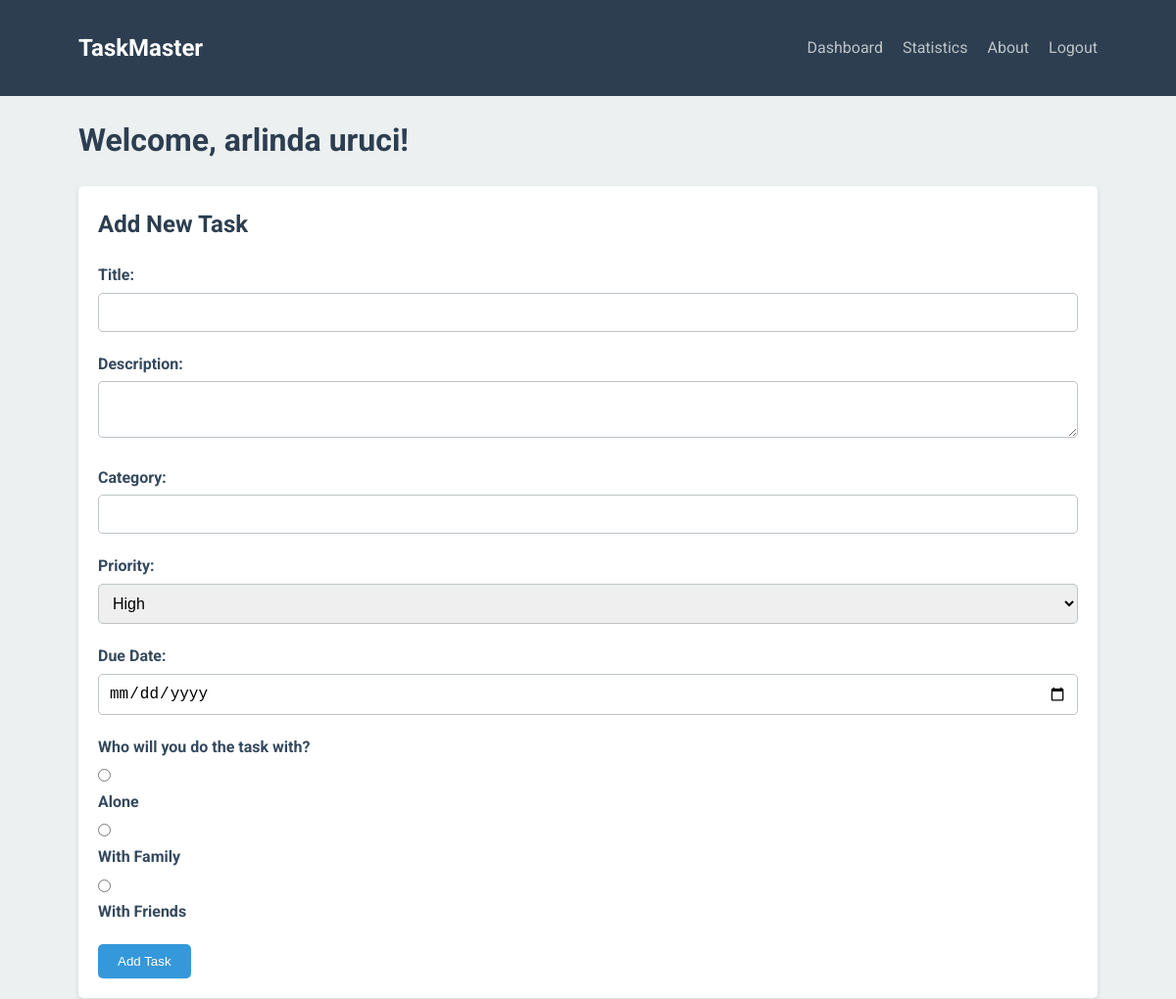
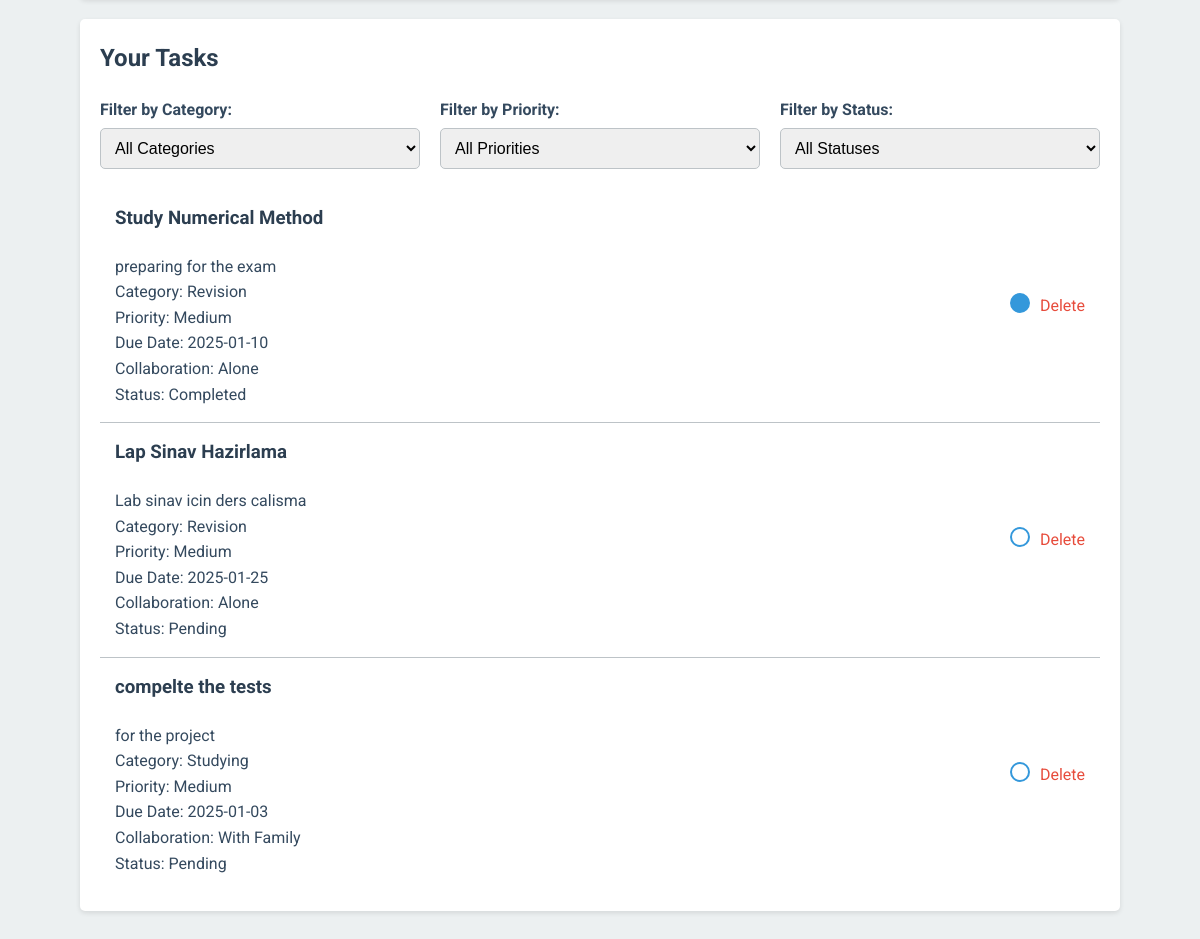
Page /dashboard (signed in) on the committed database (2 pictures, top to bottom).
### app/models.py (models this page shows)
class User(db.Model, UserMixin):
    id = db.Column(db.Integer, primary_key=True)
    name = db.Column(db.String(100), nullable=False)
    email = db.Column(db.String(120), unique=True, nullable=False)
    password = db.Column(db.String(60), nullable=False)
    role = db.Column(db.String(20), nullable=False, default='User')
    tasks = db.relationship('Task', backref='author', lazy=True)

class Task(db.Model):
    id = db.Column(db.Integer, primary_key=True)
    title = db.Column(db.String(100), nullable=False)
    description = db.Column(db.Text, nullable=True)
    category = db.Column(db.String(50), nullable=False)
    priority_id = db.Column(db.Integer, db.ForeignKey('task_priority.id'), nullable=False)
    is_completed = db.Column(db.Boolean, default=False)
    user_id = db.Column(db.Integer, db.ForeignKey('user.id'), nullable=False)
    created_at = db.Column(db.DateTime, nullable=False, default=datetime.utcnow)
    due_date = db.Column(db.DateTime, nullable=True)
    completed_at = db.Column(db.DateTime, nullable=True)
    collaboration = db.Column(db.String(20), nullable=False)

class TaskPriority(db.Model):
    id = db.Column(db.Integer, primary_key=True)
    priority_name = db.Column(db.String(20), nullable=False)
    tasks = db.relationship('Task', backref='priority', lazy=True)

### app/routes.py (the view)
@main.route('/')
@main.route('/dashboard')
@login_required
def dashboard():
    tasks = Task.query.filter_by(user_id=current_user.id).all()
    priorities = TaskPriority.query.all()
    return render_template('dashboard.html', tasks=tasks, priorities=priorities)

### app/models.py (called while the page is built)
@login_manager.user_loader
def load_user(user_id):
    return User.query.get(int(user_id))

### app/templates/Dashboard.html (shortened to what this page needs)
{% extends "base.html" %}
{% block content %}
<h1>Welcome, {{ current_user.name }}!</h1>
<div class="card fade-in">
    <h2>Add New Task</h2>
    <form id="addTaskForm" method="POST" action="{{ url_for('main.add_task') }}">
        <div class="form-group">
            <label for="title">Title:</label>
            <input type="text" id="title" name="title" required>
        </div>
        <div class="form-group">
            <label for="description">Description:</label>
            <textarea id="description" name="description"></textarea>
        </div>
        <div class="form-group">
            <label for="category">Category:</label>
            <input type="text" id="category" name="category" required>
        </div>
        <div class="form-group">
            <label for="priority">Priority:</label>
            <select id="priority" name="priority" required>
                {% for priority in priorities %}
                    <option value="{{ priority.id }}">{{ priority.priority_name }}</option>
                {% endfor %}
            </select>
        </div>
        <div class="form-group">
            <label for="due_date">Due Date:</label>
            <input type="date" id="due_date" name="due_date" required>
        </div>
        <div class="form-group">
            <label>Who will you do the task with?</label>
            <div>
                <input type="radio" id="alone" name="collaboration" value="Alone" required>
                <label for="alone">Alone</label>
            </div>
            <div>
                <input type="radio" id="family" name="collaboration" value="With Family">
                <label for="family">With Family</label>
            </div>
            <div>
                <input type="radio" id="friends" name="collaboration" value="With Friends">
                <label for="friends">With Friends</label>
            </div>
        </div>
        <button type="submit" class="btn">Add Task</button>
    </form>
</div>
<div class="card fade-in">
    <h2>Your Tasks</h2>
    <div class="filters">
        <div class="filter-group">
            <label for="filter-category">Filter by Category:</label>
            <select id="filter-category">
                <option value="">All Categories</option>
            </select>
        </div>
        <div class="filter-group">
            <label for="filter-priority">Filter by Priority:</label>
            <select id="filter-priority">
                <option value="">All Priorities</option>
            </select>
        </div>
        <div class="filter-group">
            <label for="filter-status">Filter by Status:</label>
            <select id="filter-status">
                <option value="">All Statuses</option>
            </select>
        </div>
    </div>
    <ul id="task-list">
        {% for task in tasks %}
            <li class="task-item" data-category="{{ task.category }}" data-priority="{{ task.priority.priority_name }}" data-status="{{ 'completed' if task.is_completed else 'pending' }}">
                <div class="task-content">
                    <h3>{{ task.title }}</h3>
                    <p>{{ task.description }}</p>
                    <p>Category: {{ task.category }}</p>
                    <p>Priority: {{ task.priority.priority_name }}</p>
                    <p>Due Date: {{ task.due_date.strftime('%Y-%m-%d') }}</p>
                    <p>Collaboration: {{ task.collaboration }}</p>
                    <p class="task-status">Status: <span>{{ 'Completed' if task.is_completed else 'Pending' }}</span></p>
                </div>
                <div class="task-actions">
                    <input type="checkbox" class="task-toggle" data-task-id="{{ task.id }}" {% if task.is_completed %}checked{% endif %}>
                    <a href="{{ url_for('main.delete_task', task_id=task.id) }}" class="delete-task">Delete</a>
                </div>
            </li>
        {% endfor %}
    </ul>
</div>
{% endblock %}

### app/templates/base.html (shortened to what this page needs)
<!DOCTYPE html>
<html lang="en">
<head>
    <link rel="stylesheet" href="{{ url_for('static', filename='css/styles.css') }}">
</head>
<body>
    <nav class="navbar">
        <div class="container">
            <a href="{{ url_for('main.dashboard') }}" class="navbar-brand">TaskMaster</a>
            <div class="navbar-nav">
                {% if current_user.is_authenticated %}
                    <a href="{{ url_for('main.dashboard') }}" class="nav-link">Dashboard</a>
                    <a href="{{ url_for('main.statistics') }}" class="nav-link">Statistics</a>
                    <a href="{{ url_for('main.about') }}" class="nav-link" target="_blank">About</a>
                    <a href="{{ url_for('auth.logout') }}" class="nav-link">Logout</a>
                {% else %}
                    <a href="{{ url_for('auth.login') }}" class="nav-link">Login</a>
                    <a href="{{ url_for('auth.signup') }}" class="nav-link">Sign Up</a>
                {% endif %}
            </div>
        </div>
    </nav>
    <div class="container">
        {% block content %}{% endblock %}
    </div>
</body>
</html>

### app/static/css/styles.css (style rules this page uses)
:root { --primary-color: #3498db; --secondary-color: #2c3e50; --accent-color: #e74c3c; --background-color: #ecf0f1; --text-color: #34495e; --light-text-color: #bdc3c7; }
* { box-sizing: border-box; margin: 0; padding: 0; }
body { font-family: 'Roboto', sans-serif; line-height: 1.6; color: var(--text-color); background-color: var(--background-color); }
.container { width: 90%; max-width: 1200px; margin: 0 auto; padding: 20px; }
h1, h2, h3 { margin-bottom: 20px; color: var(--secondary-color); }
a { color: var(--primary-color); text-decoration: none; transition: color 0.3s ease; }
.btn { display: inline-block; padding: 10px 20px; background-color: var(--primary-color); color: white; border: none; border-radius: 5px; cursor: pointer; transition: background-color 0.3s ease; }
.form-group { margin-bottom: 20px; }
label { display: block; margin-bottom: 5px; font-weight: bold; }
input[type="text"], input[type="email"], input[type="password"], input[type="date"], select, textarea { width: 100%; padding: 10px; border: 1px solid var(--light-text-color); border-radius: 5px; font-size: 16px; }
.card { background-color: white; border-radius: 5px; box-shadow: 0 2px 5px rgba(0, 0, 0, 0.1); padding: 20px; margin-bottom: 20px; }
.task-item { display: flex; justify-content: space-between; align-items: center; padding: 15px; border-bottom: 1px solid var(--light-text-color); transition: background-color 0.3s ease; }
.task-item:last-child { border-bottom: none; }
.task-actions { display: flex; gap: 10px; }
.task-toggle { appearance: none; width: 20px; height: 20px; border: 2px solid var(--primary-color); border-radius: 50%; outline: none; cursor: pointer; transition: background-color 0.3s ease; }
.task-toggle:checked { background-color: var(--primary-color); }
.delete-task { color: var(--accent-color); cursor: pointer; }
.filters { display: flex; gap: 20px; margin-bottom: 20px; }
.filter-group { flex: 1; }
.navbar { background-color: var(--secondary-color); padding: 10px 0; }
.navbar .container { display: flex; justify-content: space-between; align-items: center; }
.navbar-brand { color: white; font-size: 24px; font-weight: bold; }
.navbar-nav { display: flex; gap: 20px; }
.nav-link { color: var(--light-text-color); transition: color 0.3s ease; }
.fade-in { animation: fadeIn 0.5s ease-in; }

### rows in the picture
User: name "arlinda uruci"
Task: title "Study Numerical Method", description "preparing for the exam", category "Revision", priority.priority_name "Medium", due_date "2025-01-10", collaboration "Alone", is_completed "Completed", is_completed "☑"
Task: title "Lap Sinav Hazirlama", description "Lab sinav icin ders calisma", category "Revision", priority.priority_name "Medium", due_date "2025-01-25", collaboration "Alone", is_completed "Pending"
Task: title "compelte the tests", description "for the project", category "Studying", priority.priority_name "Medium", due_date "2025-01-03", collaboration "With Family", is_completed "Pending"

### other values in the picture
form field priority "High"
